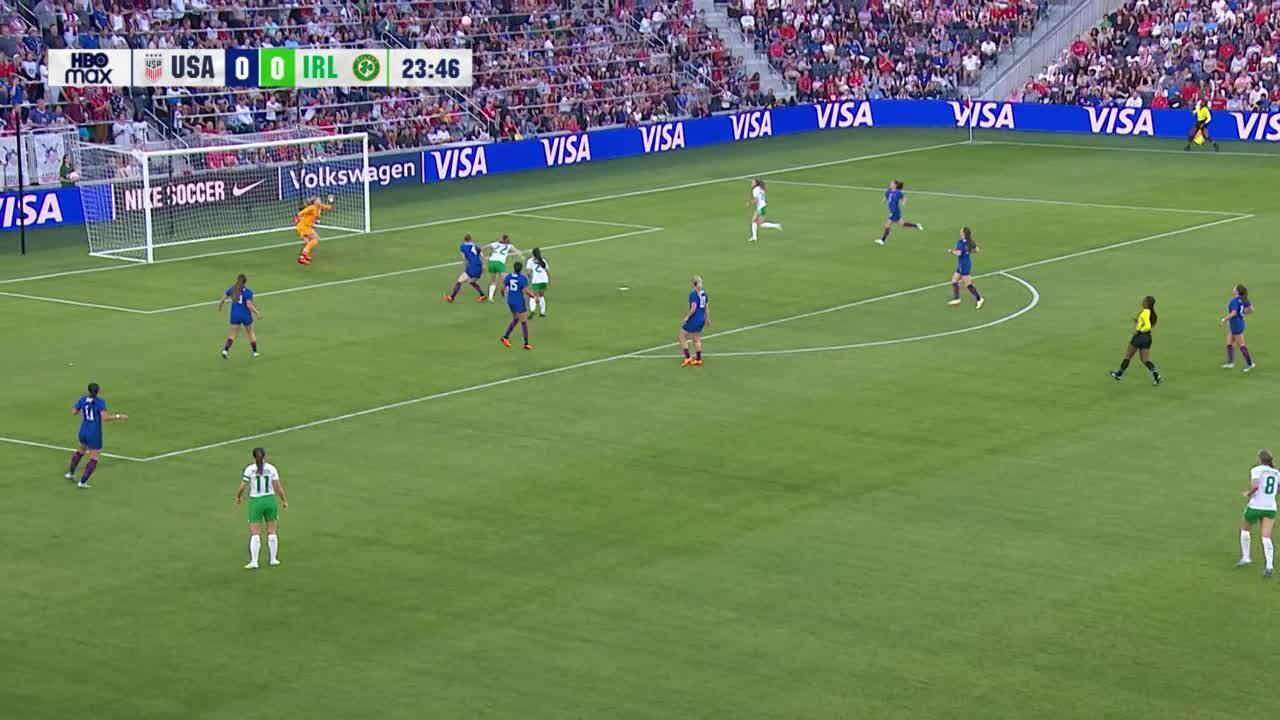
#> input picture tracker/track/localization/data/image.jpg, 1280 x 720 px
$ python hough.py
#> lines starting #> are read from the running program, lines starting #| are printed output that depends on the picture; after the words box and inside, x2 and y2 are one past the last pixel; in counts of white or black regions, pixels touching at a corner belong together
import cv2
import numpy as np

def hsv_mask(img):
    hsv = cv2.cvtColor(img, cv2.COLOR_BGR2HSV)

    h, w, _ = hsv.shape

    hmin = int(h/2-50)
    hmax = int(h/2+50)
    wmin = int(w/2-50)
    wmax = int(w/2+50)

    middle = hsv[hmin:hmax,wmin:wmax]
    hue = []
    val = []
    mh, mw, _ = middle.shape
    for i in range(mh):
        for j in range(mw):
            hue.append(middle[i][j][0])
            val.append(middle[i][j][2])
    avg_hue = int(np.ceil(np.average(hue)))
    avg_val = int(np.ceil(np.average(val)))

    lower_bound = np.array([avg_hue-60, 0, avg_val-60])
    upper_bound = np.array([avg_hue+60, 255, avg_val+60])
    mask = cv2.inRange(hsv, lower_bound, upper_bound)
    res = cv2.bitwise_and(img,img,mask=mask)
    return res

def tophat(img):
    (B, G, R) = cv2.split(img)

    # Convert the img to grayscale
    gray = cv2.cvtColor(img, cv2.COLOR_BGR2GRAY)

    # Getting the kernel to be used in Top-Hat
    filterSize =(3, 3)
    kernel = cv2.getStructuringElement(cv2.MORPH_RECT,
                                    filterSize)

    # Applying the Top-Hat operation
    top_b = cv2.morphologyEx(B,
                                cv2.MORPH_TOPHAT,
                                kernel)
    top_g = cv2.morphologyEx(G,
                    cv2.MORPH_TOPHAT,
                    kernel)
    top_r = cv2.morphologyEx(R,
                    cv2.MORPH_TOPHAT,
                    kernel)

    processed = gray

    h, w = processed.shape

    for i in range(h):
        for j in range(w):
            processed[i][j] = min(top_b[i][j], top_g[i][j], top_r[i][j])
    return processed

def lines(img, img_color):
    l = img
    # Apply edge detection method on the image
    edges = cv2.Canny(l, 50, 150, apertureSize=3)

    # This returns an array of r and theta values
    lines = cv2.HoughLines(edges, 1, np.pi/180, 200)

    # The below for loop runs till r and theta values
    # are in the range of the 2d array
    for r_theta in lines:
        arr = np.array(r_theta[0], dtype=np.float64)
        r, theta = arr
        # Stores the value of cos(theta) in a
        a = np.cos(theta)

        # Stores the value of sin(theta) in b
        b = np.sin(theta)

        # x0 stores the value rcos(theta)
        x0 = a*r

        # y0 stores the value rsin(theta)
        y0 = b*r

        # x1 stores the rounded off value of (rcos(theta)-1000sin(theta))
        x1 = int(x0 + 1000*(-b))

        # y1 stores the rounded off value of (rsin(theta)+1000cos(theta))
        y1 = int(y0 + 1000*(a))

        # x2 stores the rounded off value of (rcos(theta)+1000sin(theta))
        x2 = int(x0 - 1000*(-b))

        # y2 stores the rounded off value of (rsin(theta)-1000cos(theta))
        y2 = int(y0 - 1000*(a))

        # cv2.line draws a line in img from the point(x1,y1) to (x2,y2).
        # (0,0,255) denotes the colour of the line to be
        # drawn. In this case, it is red.
        cv2.line(img_color, (x1, y1), (x2, y2), (0, 0, 255), 2)
    return img_color


image = cv2.imread('data/image.jpg')
#> image is the input picture: shape (720, 1280, 3); mean B, G, R 92.5, 130, 110.4

res = hsv_mask(image)
#> in hsv_mask, `hsv = cv2.cvtColor(img, cv2.COLOR_BGR2HSV)`: hsv: shape (720, 1280, 3); mean H, S, V 64.6, 110.7, 140.6
#> in hsv_mask, `middle = hsv[hmin:hmax,wmin:wmax]`: middle: shape (100, 100, 3); mean H, S, V 43.8, 109, 147
#> after the loop in hsv_mask, `for i in range(mh):`: hue = 10000 values, max 178 at index 2193, min 0 at index 4097, mean 43.85; val = 10000 values, max 255 at index 4999, min 35 at index 4698, mean 147
#> in hsv_mask, `avg_hue = int(np.ceil(np.average(hue)))`: avg_hue = 44
#> in hsv_mask, `avg_val = int(np.ceil(np.average(val)))`: avg_val = 147
#> in hsv_mask, `lower_bound = np.array([avg_hue-60, 0, avg_val-60])`: lower_bound = [-16, 0, 87]
#> in hsv_mask, `upper_bound = np.array([avg_hue+60, 255, avg_val+60])`: upper_bound = [104, 255, 207]
#> in hsv_mask, `mask = cv2.inRange(hsv, lower_bound, upper_bound)`:
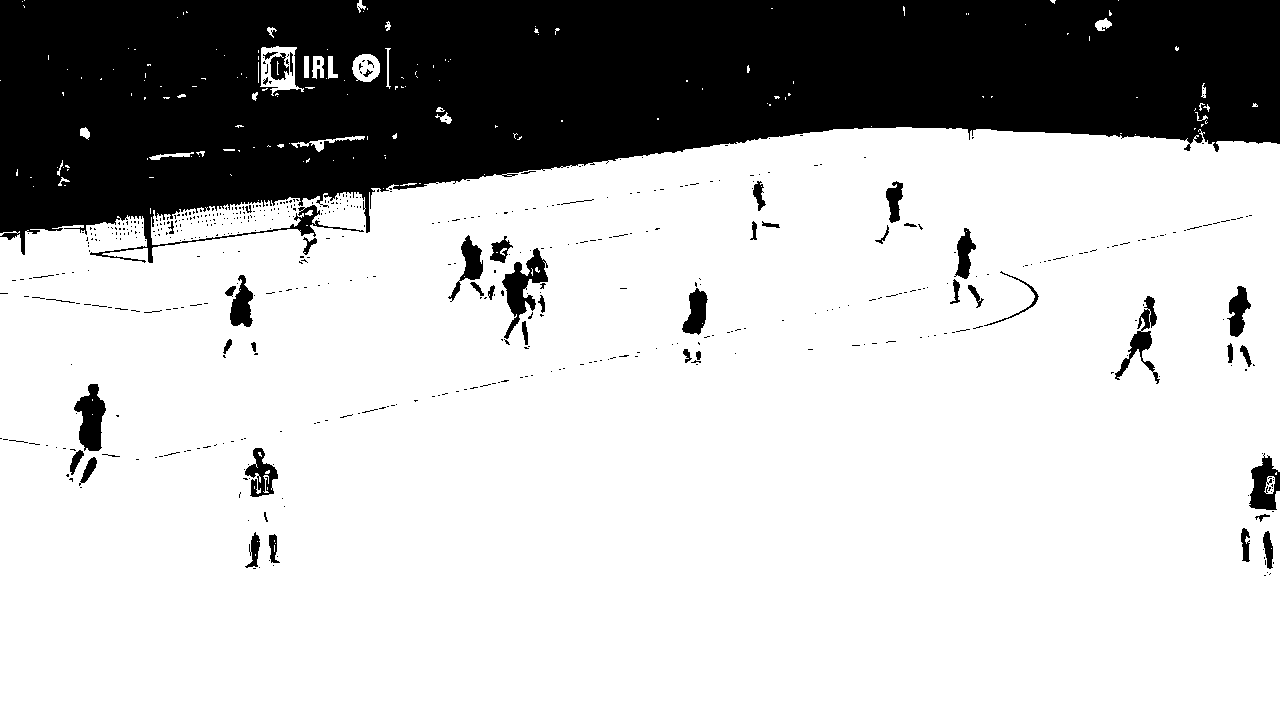
#> mask: shape (720, 1280); 75.5% white; 558 black regions (505 under 20 px), largest, box (x1, y1, x2, y2) and area: (0, 0, 1280, 263) 210396, (502, 248, 548, 339) 1519, (74, 384, 106, 451) 1303
th_nomask = tophat(image)
th_mask = tophat(res)
#> in tophat (call 2), `(B, G, R) = cv2.split(img)`:
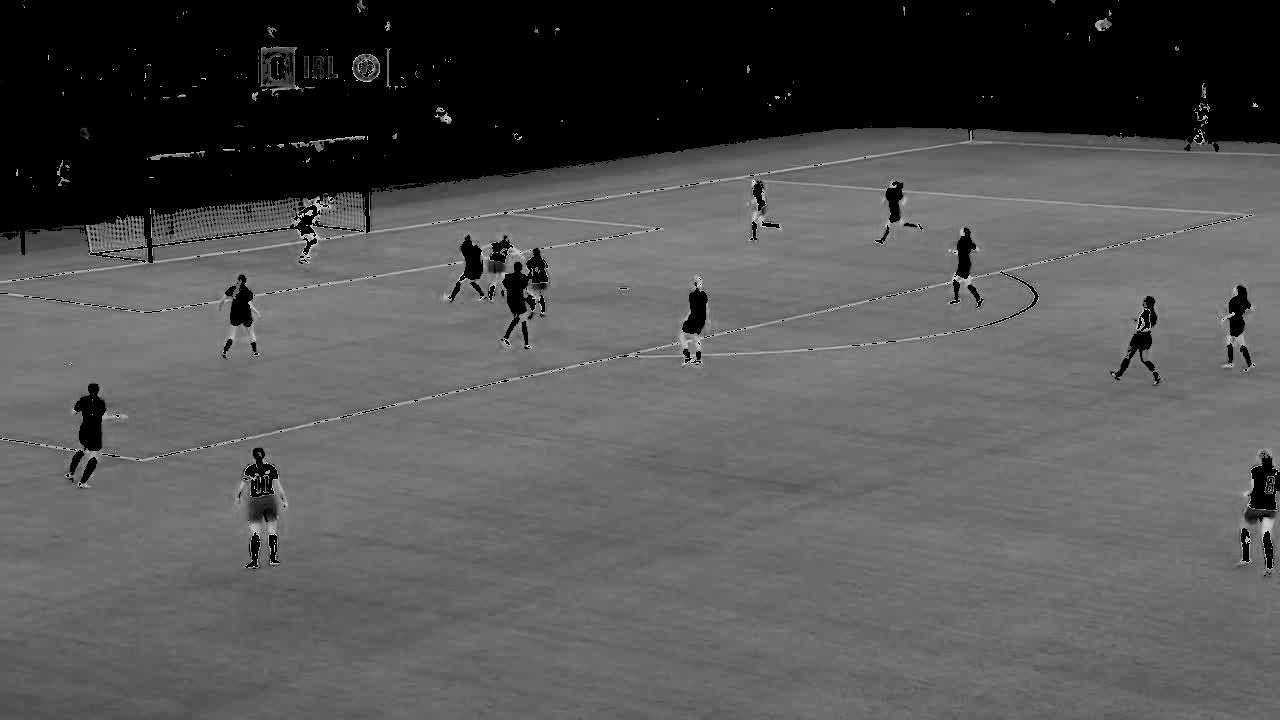
#> R: shape (720, 1280); min 0, max 207, mean 83.4
img_lines = lines(th_mask, image)
#> in lines, `edges = cv2.Canny(l, 50, 150, apertureSize=3)`:
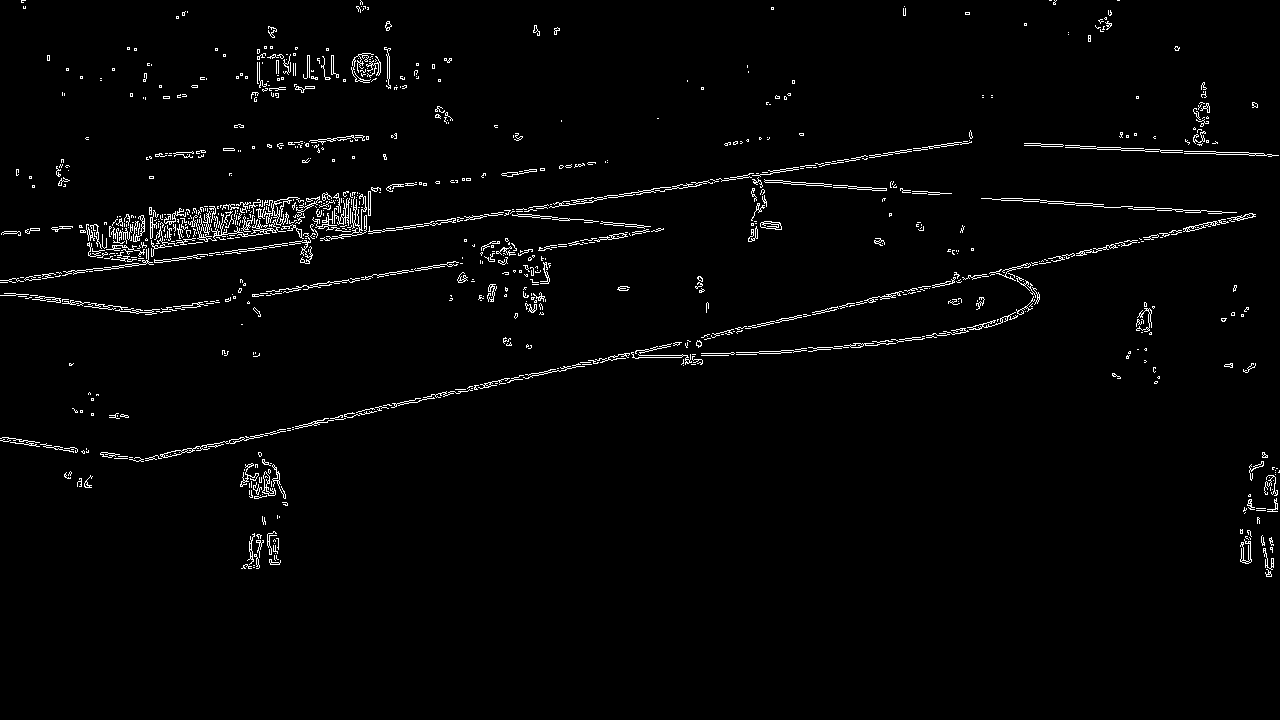
#> edges: shape (720, 1280); 2.1% white in thin lines or dots, all inside (x1, y1, x2, y2) = (0, 0, 1280, 577)
#> in lines, `lines = cv2.HoughLines(edges, 1, np.pi/180, 200)`: lines = 15 rows, first 8: [280, 1.43], [476, 1.36], [282, 1.43], [488, 1.34], [478, 1.36], [289, 1.41], [330, 1.41], [291, 1.41]
#> the loop in lines, `for r_theta in lines:` made 15 passes
#> (r, theta, a, b, x0, y0, x1, y1) on passes 1 to 12: (280, 1.43, 0.139, 0.99, 38.97, 277.3, -951, 416), (476, 1.36, 0.208, 0.978, 98.97, 465.6, -879, 673), (282, 1.43, 0.139, 0.99, 39.25, 279.3, -951, 418), (488, 1.34, 0.225, 0.974, 109.8, 475.5, -864, 700), (478, 1.36, 0.208, 0.978, 99.38, 467.6, -878, 675), (289, 1.41, 0.156, 0.988, 45.21, 285.4, -942, 441), (330, 1.41, 0.156, 0.988, 51.62, 325.9, -936, 482), (291, 1.41, 0.156, 0.988, 45.52, 287.4, -942, 443), (126, 1.64, -0.0698, 0.998, -8.79, 125.7, -1006, 55), (128, 1.64, -0.0698, 0.998, -8.93, 127.7, -1006, 57), (332, 1.41, 0.156, 0.988, 51.94, 327.9, -935, 484), (472, 1.36, 0.208, 0.978, 98.13, 461.7, -880, 669)
#> after the loop in lines, `for r_theta in lines:`:
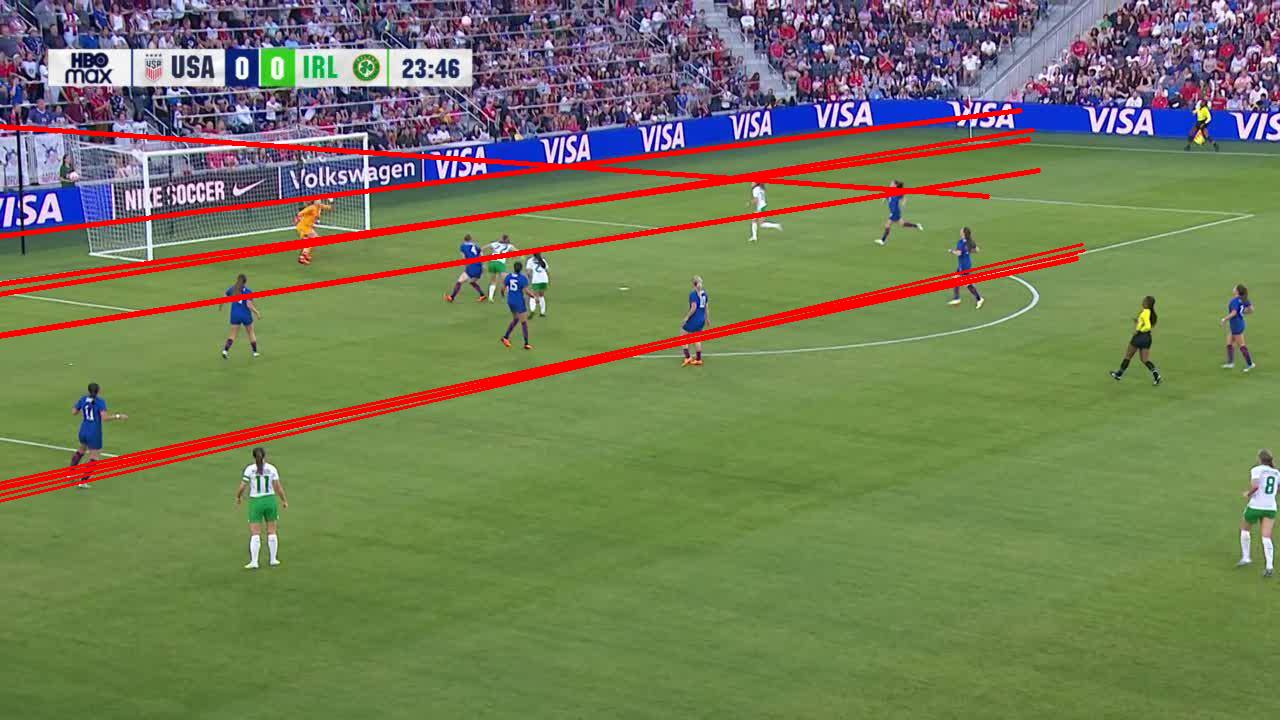
#> img_color: shape (720, 1280, 3); mean B, G, R 88.4, 124.5, 116.1

cv2.imshow("img", res)
cv2.imshow("nomask", th_nomask)
cv2.imshow("mask", th_mask)
cv2.imshow("lines", img_lines)
cv2.waitKey(60000)
